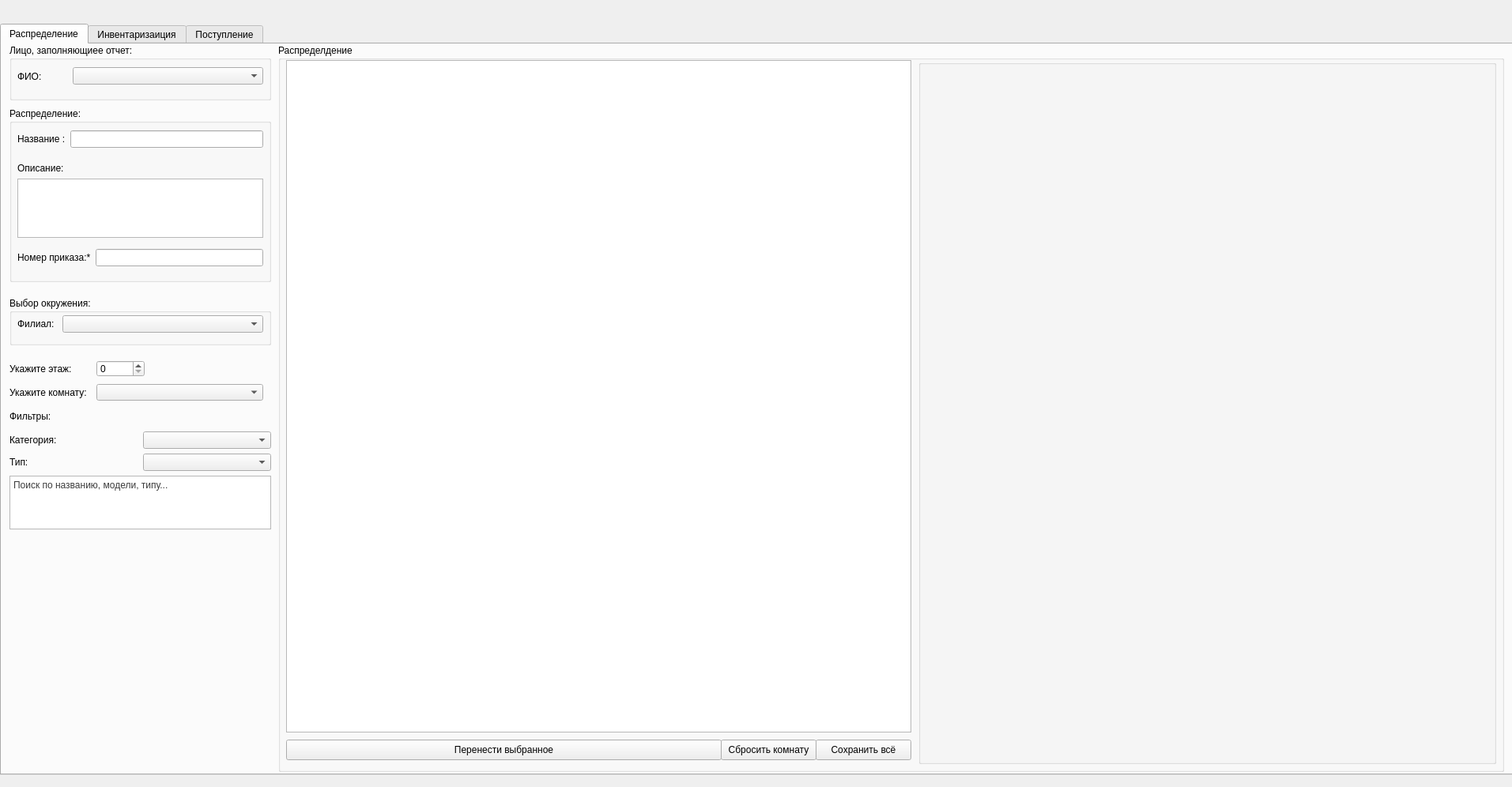
<?xml version="1.0" encoding="UTF-8"?>
<ui version="4.0">
 <class>reportWindow</class>
 <widget class="QMainWindow" name="reportWindow">
  <property name="geometry">
   <rect>
    <x>0</x>
    <y>0</y>
    <width>1913</width>
    <height>996</height>
   </rect>
  </property>
  <property name="windowTitle">
   <string>Создание отчетности</string>
  </property>
  <widget class="QWidget" name="centralwidget">
   <widget class="QTabWidget" name="tabWidget">
    <property name="enabled">
     <bool>true</bool>
    </property>
    <property name="geometry">
     <rect>
      <x>0</x>
      <y>30</y>
      <width>1960</width>
      <height>951</height>
     </rect>
    </property>
    <property name="toolTip">
     <string>&lt;html&gt;&lt;head/&gt;&lt;body&gt;&lt;p&gt;в&lt;/p&gt;&lt;/body&gt;&lt;/html&gt;</string>
    </property>
    <property name="currentIndex">
     <number>0</number>
    </property>
    <widget class="QWidget" name="tab_5">
     <attribute name="title">
      <string>Распределение</string>
     </attribute>
     <widget class="QGroupBox" name="groupBox_9">
      <property name="geometry">
       <rect>
        <x>10</x>
        <y>0</y>
        <width>331</width>
        <height>71</height>
       </rect>
      </property>
      <property name="title">
       <string>Лицо, заполняющиее отчет:</string>
      </property>
      <widget class="QWidget" name="gridLayoutWidget_25">
       <property name="geometry">
        <rect>
         <x>10</x>
         <y>20</y>
         <width>71</width>
         <height>41</height>
        </rect>
       </property>
       <layout class="QGridLayout" name="gridLayout_25">
        <item row="0" column="0">
         <widget class="QLabel" name="label_49">
          <property name="text">
           <string>ФИО:</string>
          </property>
         </widget>
        </item>
       </layout>
      </widget>
      <widget class="QWidget" name="gridLayoutWidget_26">
       <property name="geometry">
        <rect>
         <x>80</x>
         <y>20</y>
         <width>241</width>
         <height>41</height>
        </rect>
       </property>
       <layout class="QGridLayout" name="gridLayout_26">
        <item row="1" column="0">
         <widget class="QComboBox" name="comboBox_13"/>
        </item>
       </layout>
      </widget>
     </widget>
     <widget class="QGroupBox" name="groupBox_12">
      <property name="geometry">
       <rect>
        <x>10</x>
        <y>320</y>
        <width>331</width>
        <height>61</height>
       </rect>
      </property>
      <property name="title">
       <string>Выбор окружения:</string>
      </property>
      <widget class="QWidget" name="gridLayoutWidget_27">
       <property name="geometry">
        <rect>
         <x>10</x>
         <y>20</y>
         <width>311</width>
         <height>28</height>
        </rect>
       </property>
       <layout class="QGridLayout" name="gridLayout_27">
        <item row="0" column="0">
         <widget class="QLabel" name="label_56">
          <property name="maximumSize">
           <size>
            <width>51</width>
            <height>22</height>
           </size>
          </property>
          <property name="layoutDirection">
           <enum>Qt::LayoutDirection::RightToLeft</enum>
          </property>
          <property name="autoFillBackground">
           <bool>false</bool>
          </property>
          <property name="text">
           <string>Филиал:</string>
          </property>
         </widget>
        </item>
        <item row="0" column="1">
         <widget class="QComboBox" name="comboBox_14"/>
        </item>
       </layout>
      </widget>
     </widget>
     <widget class="QGroupBox" name="groupBox_13">
      <property name="geometry">
       <rect>
        <x>10</x>
        <y>80</y>
        <width>331</width>
        <height>221</height>
       </rect>
      </property>
      <property name="title">
       <string>Распределение:</string>
      </property>
      <widget class="QWidget" name="gridLayoutWidget_30">
       <property name="geometry">
        <rect>
         <x>10</x>
         <y>20</y>
         <width>311</width>
         <height>41</height>
        </rect>
       </property>
       <layout class="QGridLayout" name="gridLayout_30">
        <item row="0" column="0">
         <widget class="QLabel" name="label_59">
          <property name="text">
           <string>Название :</string>
          </property>
         </widget>
        </item>
        <item row="0" column="1">
         <widget class="QLineEdit" name="lineEdit_23"/>
        </item>
       </layout>
      </widget>
      <widget class="QWidget" name="gridLayoutWidget_31">
       <property name="geometry">
        <rect>
         <x>10</x>
         <y>70</y>
         <width>311</width>
         <height>95</height>
        </rect>
       </property>
       <layout class="QGridLayout" name="gridLayout_31">
        <item row="1" column="0">
         <widget class="QTextEdit" name="textEdit_5"/>
        </item>
        <item row="0" column="0">
         <widget class="QLabel" name="label_60">
          <property name="text">
           <string>Описание:</string>
          </property>
         </widget>
        </item>
       </layout>
      </widget>
      <widget class="QWidget" name="gridLayoutWidget_32">
       <property name="geometry">
        <rect>
         <x>10</x>
         <y>170</y>
         <width>311</width>
         <height>41</height>
        </rect>
       </property>
       <layout class="QGridLayout" name="gridLayout_32">
        <item row="0" column="0">
         <widget class="QLabel" name="label_61">
          <property name="text">
           <string>Номер приказа:*</string>
          </property>
         </widget>
        </item>
        <item row="0" column="1">
         <widget class="QLineEdit" name="lineEdit_24">
          <property name="text">
           <string/>
          </property>
         </widget>
        </item>
       </layout>
      </widget>
     </widget>
     <widget class="QGroupBox" name="groupBox_14">
      <property name="geometry">
       <rect>
        <x>350</x>
        <y>0</y>
        <width>1551</width>
        <height>921</height>
       </rect>
      </property>
      <property name="title">
       <string>Распределдение</string>
      </property>
      <widget class="QTableView" name="tableView_2">
       <property name="geometry">
        <rect>
         <x>10</x>
         <y>20</y>
         <width>791</width>
         <height>851</height>
        </rect>
       </property>
      </widget>
      <widget class="QPushButton" name="pushButton_15">
       <property name="geometry">
        <rect>
         <x>10</x>
         <y>880</y>
         <width>551</width>
         <height>26</height>
        </rect>
       </property>
       <property name="text">
        <string>Перенести выбранное</string>
       </property>
      </widget>
      <widget class="QPushButton" name="pushButton_6">
       <property name="geometry">
        <rect>
         <x>560</x>
         <y>880</y>
         <width>121</width>
         <height>26</height>
        </rect>
       </property>
       <property name="text">
        <string>Сбросить комнату</string>
       </property>
      </widget>
      <widget class="QPushButton" name="pushButton_8">
       <property name="geometry">
        <rect>
         <x>680</x>
         <y>880</y>
         <width>121</width>
         <height>26</height>
        </rect>
       </property>
       <property name="text">
        <string>Сохранить всё</string>
       </property>
      </widget>
      <widget class="QGroupBox" name="groupBox">
       <property name="geometry">
        <rect>
         <x>810</x>
         <y>20</y>
         <width>731</width>
         <height>891</height>
        </rect>
       </property>
       <property name="title">
        <string/>
       </property>
      </widget>
     </widget>
     <widget class="QWidget" name="gridLayoutWidget_33">
      <property name="geometry">
       <rect>
        <x>10</x>
        <y>490</y>
        <width>331</width>
        <height>124</height>
       </rect>
      </property>
      <layout class="QGridLayout" name="gridLayout_33">
       <item row="1" column="1">
        <widget class="QComboBox" name="comboBox_18"/>
       </item>
       <item row="2" column="0" colspan="2">
        <widget class="QTextEdit" name="textEdit_2">
         <property name="html">
          <string>&lt;!DOCTYPE HTML PUBLIC &quot;-//W3C//DTD HTML 4.0//EN&quot; &quot;http://www.w3.org/TR/REC-html40/strict.dtd&quot;&gt;
&lt;html&gt;&lt;head&gt;&lt;meta name=&quot;qrichtext&quot; content=&quot;1&quot; /&gt;&lt;meta charset=&quot;utf-8&quot; /&gt;&lt;style type=&quot;text/css&quot;&gt;
p, li { white-space: pre-wrap; }
hr { height: 1px; border-width: 0; }
li.unchecked::marker { content: &quot;\2610&quot;; }
li.checked::marker { content: &quot;\2612&quot;; }
&lt;/style&gt;&lt;/head&gt;&lt;body style=&quot; font-family:'Segoe UI'; font-size:9pt; font-weight:400; font-style:normal;&quot;&gt;
&lt;p style=&quot; margin-top:0px; margin-bottom:0px; margin-left:0px; margin-right:0px; -qt-block-indent:0; text-indent:0px;&quot;&gt;&lt;span style=&quot; color:#3b3b3b;&quot;&gt;Поиск по названию, модели, типу...&lt;/span&gt;&lt;/p&gt;&lt;/body&gt;&lt;/html&gt;</string>
         </property>
        </widget>
       </item>
       <item row="0" column="1">
        <widget class="QComboBox" name="comboBox_17"/>
       </item>
       <item row="0" column="0" alignment="Qt::AlignmentFlag::AlignLeft">
        <widget class="QLabel" name="label_66">
         <property name="text">
          <string>Категория:</string>
         </property>
        </widget>
       </item>
       <item row="1" column="0" alignment="Qt::AlignmentFlag::AlignLeft">
        <widget class="QLabel" name="label_68">
         <property name="text">
          <string>Тип:</string>
         </property>
        </widget>
       </item>
      </layout>
     </widget>
     <widget class="QLabel" name="label_64">
      <property name="geometry">
       <rect>
        <x>10</x>
        <y>460</y>
        <width>101</width>
        <height>21</height>
       </rect>
      </property>
      <property name="text">
       <string>Фильтры:</string>
      </property>
     </widget>
     <widget class="QLabel" name="label_62">
      <property name="geometry">
       <rect>
        <x>10</x>
        <y>400</y>
        <width>81</width>
        <height>21</height>
       </rect>
      </property>
      <property name="text">
       <string>Укажите этаж:</string>
      </property>
     </widget>
     <widget class="QLabel" name="label_63">
      <property name="geometry">
       <rect>
        <x>10</x>
        <y>430</y>
        <width>101</width>
        <height>21</height>
       </rect>
      </property>
      <property name="text">
       <string>Укажите комнату:</string>
      </property>
     </widget>
     <widget class="QSpinBox" name="spinBox_6">
      <property name="geometry">
       <rect>
        <x>120</x>
        <y>400</y>
        <width>61</width>
        <height>21</height>
       </rect>
      </property>
     </widget>
     <widget class="QComboBox" name="comboBox_16">
      <property name="geometry">
       <rect>
        <x>120</x>
        <y>430</y>
        <width>211</width>
        <height>21</height>
       </rect>
      </property>
     </widget>
    </widget>
    <widget class="QWidget" name="tab">
     <attribute name="title">
      <string>Инвентаризаиция</string>
     </attribute>
     <widget class="QGroupBox" name="groupBox_6">
      <property name="geometry">
       <rect>
        <x>10</x>
        <y>10</y>
        <width>1881</width>
        <height>911</height>
       </rect>
      </property>
      <property name="title">
       <string>Показ распределения:</string>
      </property>
      <widget class="QTableView" name="tableView">
       <property name="geometry">
        <rect>
         <x>330</x>
         <y>20</y>
         <width>1541</width>
         <height>881</height>
        </rect>
       </property>
      </widget>
      <widget class="QWidget" name="gridLayoutWidget_24">
       <property name="geometry">
        <rect>
         <x>10</x>
         <y>130</y>
         <width>311</width>
         <height>124</height>
        </rect>
       </property>
       <layout class="QGridLayout" name="gridLayout_24">
        <item row="0" column="0" alignment="Qt::AlignmentFlag::AlignLeft">
         <widget class="QLabel" name="label_50">
          <property name="text">
           <string>Категория:</string>
          </property>
         </widget>
        </item>
        <item row="0" column="1">
         <widget class="QComboBox" name="comboBox_12"/>
        </item>
        <item row="1" column="0" alignment="Qt::AlignmentFlag::AlignLeft">
         <widget class="QLabel" name="label_54">
          <property name="text">
           <string>Тип:</string>
          </property>
         </widget>
        </item>
        <item row="1" column="1">
         <widget class="QComboBox" name="comboBox_11"/>
        </item>
        <item row="2" column="0" colspan="2">
         <widget class="QTextEdit" name="textEdit_3">
          <property name="html">
           <string>&lt;!DOCTYPE HTML PUBLIC &quot;-//W3C//DTD HTML 4.0//EN&quot; &quot;http://www.w3.org/TR/REC-html40/strict.dtd&quot;&gt;
&lt;html&gt;&lt;head&gt;&lt;meta name=&quot;qrichtext&quot; content=&quot;1&quot; /&gt;&lt;meta charset=&quot;utf-8&quot; /&gt;&lt;style type=&quot;text/css&quot;&gt;
p, li { white-space: pre-wrap; }
hr { height: 1px; border-width: 0; }
li.unchecked::marker { content: &quot;\2610&quot;; }
li.checked::marker { content: &quot;\2612&quot;; }
&lt;/style&gt;&lt;/head&gt;&lt;body style=&quot; font-family:'Segoe UI'; font-size:9pt; font-weight:400; font-style:normal;&quot;&gt;
&lt;p style=&quot; margin-top:0px; margin-bottom:0px; margin-left:0px; margin-right:0px; -qt-block-indent:0; text-indent:0px;&quot;&gt;&lt;span style=&quot; color:#3b3b3b;&quot;&gt;Поиск по названию, модели, типу...&lt;/span&gt;&lt;/p&gt;&lt;/body&gt;&lt;/html&gt;</string>
          </property>
         </widget>
        </item>
       </layout>
      </widget>
      <widget class="QWidget" name="gridLayoutWidget">
       <property name="geometry">
        <rect>
         <x>10</x>
         <y>30</y>
         <width>311</width>
         <height>92</height>
        </rect>
       </property>
       <layout class="QGridLayout" name="gridLayout">
        <item row="2" column="0">
         <widget class="QLabel" name="label_20">
          <property name="text">
           <string>Укажите комнату:</string>
          </property>
         </widget>
        </item>
        <item row="1" column="0">
         <widget class="QLabel" name="label_19">
          <property name="text">
           <string>Укажите этаж:</string>
          </property>
         </widget>
        </item>
        <item row="0" column="0">
         <widget class="QLabel" name="label_70">
          <property name="text">
           <string>Выбор фелиала:</string>
          </property>
         </widget>
        </item>
        <item row="0" column="1">
         <widget class="QComboBox" name="comboBox_19"/>
        </item>
        <item row="1" column="1">
         <widget class="QSpinBox" name="spinBox_3"/>
        </item>
        <item row="2" column="1">
         <widget class="QComboBox" name="comboBox_7"/>
        </item>
       </layout>
      </widget>
      <widget class="QPushButton" name="pushButton_14">
       <property name="geometry">
        <rect>
         <x>10</x>
         <y>230</y>
         <width>311</width>
         <height>26</height>
        </rect>
       </property>
       <property name="text">
        <string>Выгрузка полной отчетности</string>
       </property>
      </widget>
      <widget class="QPushButton" name="pushButton_11">
       <property name="geometry">
        <rect>
         <x>10</x>
         <y>260</y>
         <width>311</width>
         <height>26</height>
        </rect>
       </property>
       <property name="text">
        <string>Печать отчетности по комнате</string>
       </property>
      </widget>
     </widget>
    </widget>
    <widget class="QWidget" name="tab_2">
     <attribute name="title">
      <string>Поступление</string>
     </attribute>
     <widget class="QGroupBox" name="groupBox_7">
      <property name="geometry">
       <rect>
        <x>10</x>
        <y>40</y>
        <width>451</width>
        <height>221</height>
       </rect>
      </property>
      <property name="title">
       <string>Название поступления:</string>
      </property>
      <widget class="QWidget" name="gridLayoutWidget_13">
       <property name="geometry">
        <rect>
         <x>10</x>
         <y>20</y>
         <width>431</width>
         <height>41</height>
        </rect>
       </property>
       <layout class="QGridLayout" name="gridLayout_14">
        <item row="0" column="0">
         <widget class="QLabel" name="label_13">
          <property name="text">
           <string>Название:</string>
          </property>
         </widget>
        </item>
        <item row="0" column="1">
         <widget class="QLineEdit" name="lineEdit_5">
          <property name="text">
           <string>Поступление № </string>
          </property>
         </widget>
        </item>
       </layout>
      </widget>
      <widget class="QWidget" name="gridLayoutWidget_14">
       <property name="geometry">
        <rect>
         <x>10</x>
         <y>70</y>
         <width>431</width>
         <height>95</height>
        </rect>
       </property>
       <layout class="QGridLayout" name="gridLayout_15">
        <item row="1" column="0">
         <widget class="QTextEdit" name="textEdit_4"/>
        </item>
        <item row="0" column="0">
         <widget class="QLabel" name="label_14">
          <property name="text">
           <string>Описание отчета:</string>
          </property>
         </widget>
        </item>
       </layout>
      </widget>
      <widget class="QWidget" name="gridLayoutWidget_15">
       <property name="geometry">
        <rect>
         <x>10</x>
         <y>170</y>
         <width>431</width>
         <height>41</height>
        </rect>
       </property>
       <layout class="QGridLayout" name="gridLayout_16">
        <item row="0" column="0">
         <widget class="QLabel" name="label_15">
          <property name="text">
           <string>Номер приказа:*</string>
          </property>
         </widget>
        </item>
        <item row="0" column="1">
         <widget class="QLineEdit" name="lineEdit_6">
          <property name="text">
           <string/>
          </property>
         </widget>
        </item>
       </layout>
      </widget>
     </widget>
     <widget class="QGroupBox" name="groupBox_8">
      <property name="geometry">
       <rect>
        <x>10</x>
        <y>260</y>
        <width>451</width>
        <height>61</height>
       </rect>
      </property>
      <property name="title">
       <string>Выбор окружения:</string>
      </property>
      <widget class="QWidget" name="gridLayoutWidget_16">
       <property name="geometry">
        <rect>
         <x>10</x>
         <y>20</y>
         <width>431</width>
         <height>28</height>
        </rect>
       </property>
       <layout class="QGridLayout" name="gridLayout_17">
        <item row="0" column="0">
         <widget class="QLabel" name="label_16">
          <property name="maximumSize">
           <size>
            <width>51</width>
            <height>22</height>
           </size>
          </property>
          <property name="layoutDirection">
           <enum>Qt::LayoutDirection::RightToLeft</enum>
          </property>
          <property name="autoFillBackground">
           <bool>false</bool>
          </property>
          <property name="text">
           <string>Филиал:</string>
          </property>
         </widget>
        </item>
        <item row="0" column="1">
         <widget class="QComboBox" name="comboBox_5"/>
        </item>
       </layout>
      </widget>
     </widget>
     <widget class="QGroupBox" name="groupBox_10">
      <property name="geometry">
       <rect>
        <x>10</x>
        <y>320</y>
        <width>451</width>
        <height>561</height>
       </rect>
      </property>
      <property name="title">
       <string>Поступление на склад</string>
      </property>
      <widget class="QWidget" name="gridLayoutWidget_17">
       <property name="geometry">
        <rect>
         <x>10</x>
         <y>20</y>
         <width>431</width>
         <height>531</height>
        </rect>
       </property>
       <layout class="QGridLayout" name="gridLayout_18">
        <item row="5" column="0" alignment="Qt::AlignmentFlag::AlignRight">
         <widget class="QLabel" name="label_26">
          <property name="text">
           <string>Email поставщика:</string>
          </property>
         </widget>
        </item>
        <item row="8" column="0" alignment="Qt::AlignmentFlag::AlignRight">
         <widget class="QLabel" name="label_25">
          <property name="text">
           <string>Получатель(сотрудник):</string>
          </property>
         </widget>
        </item>
        <item row="7" column="0" alignment="Qt::AlignmentFlag::AlignRight">
         <widget class="QLabel" name="label_24">
          <property name="text">
           <string>Номер договора:</string>
          </property>
         </widget>
        </item>
        <item row="2" column="0" alignment="Qt::AlignmentFlag::AlignRight">
         <widget class="QLabel" name="label_17">
          <property name="text">
           <string>Название поставщика:</string>
          </property>
         </widget>
        </item>
        <item row="8" column="1">
         <widget class="QComboBox" name="comboBox_8"/>
        </item>
        <item row="0" column="1">
         <widget class="QLineEdit" name="lineEdit_2"/>
        </item>
        <item row="0" column="0" alignment="Qt::AlignmentFlag::AlignRight">
         <widget class="QLabel" name="label_30">
          <property name="text">
           <string>Номер докладной документа:</string>
          </property>
         </widget>
        </item>
        <item row="5" column="1">
         <widget class="QLineEdit" name="lineEdit_10"/>
        </item>
        <item row="3" column="1">
         <widget class="QLineEdit" name="lineEdit_8"/>
        </item>
        <item row="3" column="0" alignment="Qt::AlignmentFlag::AlignRight">
         <widget class="QLabel" name="label_29">
          <property name="text">
           <string>ИНН поставщика:</string>
          </property>
         </widget>
        </item>
        <item row="9" column="1">
         <widget class="QPlainTextEdit" name="plainTextEdit"/>
        </item>
        <item row="4" column="0" alignment="Qt::AlignmentFlag::AlignRight">
         <widget class="QLabel" name="label_22">
          <property name="text">
           <string>Телефон поставщика:</string>
          </property>
         </widget>
        </item>
        <item row="4" column="1">
         <widget class="QLineEdit" name="lineEdit_9"/>
        </item>
        <item row="7" column="1">
         <widget class="QLineEdit" name="lineEdit_13"/>
        </item>
        <item row="1" column="1">
         <widget class="QDateTimeEdit" name="dateTimeEdit"/>
        </item>
        <item row="6" column="1">
         <widget class="QLineEdit" name="lineEdit_12"/>
        </item>
        <item row="2" column="1">
         <widget class="QLineEdit" name="lineEdit_7"/>
        </item>
        <item row="6" column="0" alignment="Qt::AlignmentFlag::AlignRight">
         <widget class="QLabel" name="label_23">
          <property name="text">
           <string>Номер товарной накладной:</string>
          </property>
         </widget>
        </item>
        <item row="9" column="0" alignment="Qt::AlignmentFlag::AlignRight">
         <widget class="QLabel" name="label_33">
          <property name="text">
           <string>Примечания:</string>
          </property>
         </widget>
        </item>
        <item row="1" column="0" alignment="Qt::AlignmentFlag::AlignRight">
         <widget class="QLabel" name="label_31">
          <property name="text">
           <string>Дата поступления:</string>
          </property>
         </widget>
        </item>
       </layout>
      </widget>
     </widget>
     <widget class="QGroupBox" name="groupBox_11">
      <property name="geometry">
       <rect>
        <x>470</x>
        <y>40</y>
        <width>341</width>
        <height>841</height>
       </rect>
      </property>
      <property name="title">
       <string>Позиция Поступление :</string>
      </property>
      <widget class="QLabel" name="label_32">
       <property name="geometry">
        <rect>
         <x>10</x>
         <y>60</y>
         <width>121</width>
         <height>20</height>
        </rect>
       </property>
       <property name="text">
        <string>Номер поступления:</string>
       </property>
      </widget>
      <widget class="QLineEdit" name="lineEdit_14">
       <property name="geometry">
        <rect>
         <x>130</x>
         <y>60</y>
         <width>201</width>
         <height>21</height>
        </rect>
       </property>
      </widget>
      <widget class="QWidget" name="gridLayoutWidget_19">
       <property name="geometry">
        <rect>
         <x>40</x>
         <y>90</y>
         <width>291</width>
         <height>161</height>
        </rect>
       </property>
       <layout class="QGridLayout" name="gridLayout_19">
        <item row="0" column="0" alignment="Qt::AlignmentFlag::AlignRight">
         <widget class="QLabel" name="label_28">
          <property name="text">
           <string>Категория:</string>
          </property>
         </widget>
        </item>
        <item row="3" column="0" alignment="Qt::AlignmentFlag::AlignRight">
         <widget class="QLabel" name="label_27">
          <property name="text">
           <string>Модель:</string>
          </property>
         </widget>
        </item>
        <item row="2" column="0" alignment="Qt::AlignmentFlag::AlignRight">
         <widget class="QLabel" name="label_36">
          <property name="text">
           <string>Название:</string>
          </property>
         </widget>
        </item>
        <item row="4" column="0" alignment="Qt::AlignmentFlag::AlignRight">
         <widget class="QLabel" name="label_37">
          <property name="text">
           <string>Производитель:</string>
          </property>
         </widget>
        </item>
        <item row="1" column="0" alignment="Qt::AlignmentFlag::AlignRight">
         <widget class="QLabel" name="label_35">
          <property name="text">
           <string>Тип:</string>
          </property>
         </widget>
        </item>
        <item row="1" column="1">
         <widget class="QComboBox" name="comboBox_10"/>
        </item>
        <item row="2" column="1">
         <widget class="QLineEdit" name="lineEdit_15"/>
        </item>
        <item row="3" column="1">
         <widget class="QLineEdit" name="lineEdit_16"/>
        </item>
        <item row="4" column="1">
         <widget class="QLineEdit" name="lineEdit_17"/>
        </item>
        <item row="0" column="1">
         <widget class="QComboBox" name="comboBox_9"/>
        </item>
       </layout>
      </widget>
      <widget class="QWidget" name="gridLayoutWidget_20">
       <property name="geometry">
        <rect>
         <x>10</x>
         <y>259</y>
         <width>321</width>
         <height>60</height>
        </rect>
       </property>
       <layout class="QGridLayout" name="gridLayout_20">
        <item row="0" column="0" alignment="Qt::AlignmentFlag::AlignRight">
         <widget class="QLabel" name="label_40">
          <property name="text">
           <string>Серийный номер:</string>
          </property>
         </widget>
        </item>
        <item row="1" column="0" alignment="Qt::AlignmentFlag::AlignRight">
         <widget class="QLabel" name="label_39">
          <property name="text">
           <string>Инвентраный номер:</string>
          </property>
         </widget>
        </item>
        <item row="0" column="1">
         <widget class="QLineEdit" name="lineEdit_18"/>
        </item>
        <item row="1" column="1">
         <widget class="QLineEdit" name="lineEdit_19"/>
        </item>
       </layout>
      </widget>
      <widget class="QWidget" name="gridLayoutWidget_21">
       <property name="geometry">
        <rect>
         <x>-70</x>
         <y>320</y>
         <width>401</width>
         <height>92</height>
        </rect>
       </property>
       <layout class="QGridLayout" name="gridLayout_21">
        <item row="1" column="0" alignment="Qt::AlignmentFlag::AlignRight">
         <widget class="QLabel" name="label_42">
          <property name="text">
           <string>Цена за еденицу:</string>
          </property>
         </widget>
        </item>
        <item row="2" column="0" alignment="Qt::AlignmentFlag::AlignRight">
         <widget class="QLabel" name="label_41">
          <property name="text">
           <string>Гарантия:</string>
          </property>
         </widget>
        </item>
        <item row="0" column="0" alignment="Qt::AlignmentFlag::AlignRight">
         <widget class="QLabel" name="label_43">
          <property name="text">
           <string>Количество:</string>
          </property>
         </widget>
        </item>
        <item row="0" column="1">
         <widget class="QSpinBox" name="spinBox_2">
          <property name="minimum">
           <number>0</number>
          </property>
          <property name="maximum">
           <number>999999999</number>
          </property>
         </widget>
        </item>
        <item row="1" column="1">
         <widget class="QDoubleSpinBox" name="doubleSpinBox">
          <property name="maximum">
           <double>10000000000000000.000000000000000</double>
          </property>
         </widget>
        </item>
        <item row="2" column="1">
         <widget class="QSpinBox" name="spinBox_4">
          <property name="maximum">
           <number>999999999</number>
          </property>
         </widget>
        </item>
       </layout>
      </widget>
      <widget class="QWidget" name="gridLayoutWidget_22">
       <property name="geometry">
        <rect>
         <x>12</x>
         <y>418</y>
         <width>241</width>
         <height>60</height>
        </rect>
       </property>
       <layout class="QGridLayout" name="gridLayout_22">
        <item row="0" column="0" alignment="Qt::AlignmentFlag::AlignRight">
         <widget class="QLabel" name="label_45">
          <property name="text">
           <string>Дата произовдства:</string>
          </property>
         </widget>
        </item>
        <item row="1" column="0" alignment="Qt::AlignmentFlag::AlignRight">
         <widget class="QLabel" name="label_46">
          <property name="text">
           <string>Срок годности:*</string>
          </property>
         </widget>
        </item>
        <item row="0" column="1">
         <widget class="QDateEdit" name="dateEdit"/>
        </item>
        <item row="1" column="1">
         <widget class="QDateEdit" name="dateEdit_2"/>
        </item>
       </layout>
      </widget>
      <widget class="QWidget" name="gridLayoutWidget_23">
       <property name="geometry">
        <rect>
         <x>10</x>
         <y>485</y>
         <width>321</width>
         <height>351</height>
        </rect>
       </property>
       <layout class="QGridLayout" name="gridLayout_23">
        <item row="1" column="1">
         <widget class="QPlainTextEdit" name="plainTextEdit_4"/>
        </item>
        <item row="1" column="0">
         <widget class="QLabel" name="label_47">
          <property name="text">
           <string>Примечание:</string>
          </property>
         </widget>
        </item>
        <item row="0" column="1">
         <widget class="QPlainTextEdit" name="plainTextEdit_3"/>
        </item>
        <item row="0" column="0">
         <widget class="QLabel" name="label_48">
          <property name="text">
           <string>Технические характеристики:</string>
          </property>
         </widget>
        </item>
       </layout>
      </widget>
     </widget>
     <widget class="QTableWidget" name="tableWidget">
      <property name="geometry">
       <rect>
        <x>1050</x>
        <y>50</y>
        <width>841</width>
        <height>831</height>
       </rect>
      </property>
     </widget>
     <widget class="QLabel" name="label_34">
      <property name="geometry">
       <rect>
        <x>10</x>
        <y>10</y>
        <width>271</width>
        <height>31</height>
       </rect>
      </property>
      <property name="styleSheet">
       <string notr="true">font: 28pt &quot;Segoe UI&quot;;</string>
      </property>
      <property name="text">
       <string>&lt;html&gt;&lt;head/&gt;&lt;body&gt;&lt;p&gt;&lt;span style=&quot; font-size:18pt;&quot;&gt;НОВОЕ ПОСТУПЛЕНИЯ :&lt;/span&gt;&lt;/p&gt;&lt;/body&gt;&lt;/html&gt;</string>
      </property>
     </widget>
     <widget class="QLabel" name="label_38">
      <property name="geometry">
       <rect>
        <x>1050</x>
        <y>10</y>
        <width>171</width>
        <height>31</height>
       </rect>
      </property>
      <property name="styleSheet">
       <string notr="true">font: 28pt &quot;Segoe UI&quot;;</string>
      </property>
      <property name="text">
       <string>&lt;html&gt;&lt;head/&gt;&lt;body&gt;&lt;p&gt;&lt;span style=&quot; font-size:18pt;&quot;&gt;БАЗА ДАННЫХ&lt;/span&gt;&lt;/p&gt;&lt;p&gt;&lt;br/&gt;&lt;/p&gt;&lt;p&gt;&lt;span style=&quot; font-size:18pt;&quot;&gt;&lt;br/&gt;&lt;/span&gt;&lt;/p&gt;&lt;/body&gt;&lt;/html&gt;</string>
      </property>
     </widget>
     <widget class="QPushButton" name="pushButton_16">
      <property name="geometry">
       <rect>
        <x>820</x>
        <y>400</y>
        <width>221</width>
        <height>51</height>
       </rect>
      </property>
      <property name="text">
       <string>Добавить позицию: &gt;</string>
      </property>
     </widget>
     <widget class="QPushButton" name="pushButton_5">
      <property name="geometry">
       <rect>
        <x>1480</x>
        <y>890</y>
        <width>201</width>
        <height>26</height>
       </rect>
      </property>
      <property name="text">
       <string>Выгрузить базу данных</string>
      </property>
     </widget>
     <widget class="QPushButton" name="pushButton_7">
      <property name="geometry">
       <rect>
        <x>1690</x>
        <y>890</y>
        <width>201</width>
        <height>26</height>
       </rect>
      </property>
      <property name="text">
       <string>Сохранить</string>
      </property>
     </widget>
     <widget class="QTextEdit" name="textEdit">
      <property name="geometry">
       <rect>
        <x>1240</x>
        <y>10</y>
        <width>651</width>
        <height>31</height>
       </rect>
      </property>
      <property name="html">
       <string>&lt;!DOCTYPE HTML PUBLIC &quot;-//W3C//DTD HTML 4.0//EN&quot; &quot;http://www.w3.org/TR/REC-html40/strict.dtd&quot;&gt;
&lt;html&gt;&lt;head&gt;&lt;meta name=&quot;qrichtext&quot; content=&quot;1&quot; /&gt;&lt;meta charset=&quot;utf-8&quot; /&gt;&lt;style type=&quot;text/css&quot;&gt;
p, li { white-space: pre-wrap; }
hr { height: 1px; border-width: 0; }
li.unchecked::marker { content: &quot;\2610&quot;; }
li.checked::marker { content: &quot;\2612&quot;; }
&lt;/style&gt;&lt;/head&gt;&lt;body style=&quot; font-family:'Segoe UI'; font-size:9pt; font-weight:400; font-style:normal;&quot;&gt;
&lt;p style=&quot;-qt-paragraph-type:empty; margin-top:0px; margin-bottom:0px; margin-left:0px; margin-right:0px; -qt-block-indent:0; text-indent:0px;&quot;&gt;&lt;br /&gt;&lt;/p&gt;&lt;/body&gt;&lt;/html&gt;</string>
      </property>
     </widget>
    </widget>
   </widget>
  </widget>
  <action name="action">
   <property name="text">
    <string>Создать отчет</string>
   </property>
  </action>
  <action name="action_2">
   <property name="text">
    <string>Редактировать отчет</string>
   </property>
  </action>
  <action name="action_3">
   <property name="text">
    <string>Сохранить отчет</string>
   </property>
  </action>
  <action name="action_4">
   <property name="text">
    <string>Сохранить как...</string>
   </property>
  </action>
  <action name="action_5">
   <property name="text">
    <string>Полный список отчетов</string>
   </property>
  </action>
  <action name="action_6">
   <property name="text">
    <string>Создать поступление товара</string>
   </property>
  </action>
  <action name="action_7">
   <property name="text">
    <string>Размер шрифта</string>
   </property>
  </action>
  <action name="action_8">
   <property name="text">
    <string>Тема</string>
   </property>
  </action>
  <action name="action_9">
   <property name="text">
    <string>Версия</string>
   </property>
  </action>
  <action name="action_10">
   <property name="text">
    <string>Информация о проекте</string>
   </property>
  </action>
  <action name="action_11">
   <property name="text">
    <string>Редактировать рабочее окружение</string>
   </property>
  </action>
  <action name="action_12">
   <property name="text">
    <string>Выгрузка данных</string>
   </property>
  </action>
  <action name="action_13">
   <property name="text">
    <string>Информация</string>
   </property>
  </action>
  <action name="action_14">
   <property name="text">
    <string>Новая отчетность</string>
   </property>
  </action>
  <action name="action_15">
   <property name="text">
    <string>Новое поступление</string>
   </property>
  </action>
 </widget>
 <resources/>
 <connections/>
</ui>
